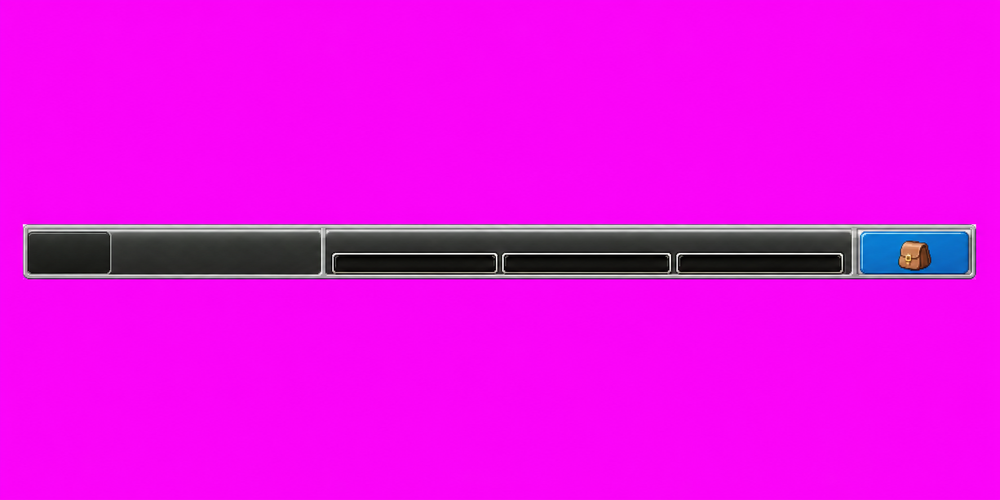
#> input picture Assets/ClassicHUD/imagegen/classic-hud-empty-frame-chroma-v3.png, 1000 x 500 px, shrunk from 1774 x 887 before the run
$ python normalize_centered_ui_asset.py --input ../Assets/ClassicHUD/imagegen/classic-hud-empty-frame-chroma-v3.png --out out.png --aspect-width 1.0 --aspect-height 1.0
#> lines starting #> are read from the running program, lines starting #| are printed output that depends on the picture; after the words box and inside, x2 and y2 are one past the last pixel; in counts of white or black regions, pixels touching at a corner belong together
from __future__ import annotations

import argparse
from pathlib import Path

from PIL import Image


def parse_args():
    parser = argparse.ArgumentParser(
        description="Center a transparent UI asset on a padded canvas and validate expected symmetry."
    )
    parser.add_argument("--input", required=True)
    parser.add_argument("--out", required=True)
    parser.add_argument("--aspect-width", type=float, required=True)
    parser.add_argument("--aspect-height", type=float, required=True)
    parser.add_argument("--padding", type=int, default=32)
    parser.add_argument("--alpha-threshold", type=int, default=32)
    parser.add_argument(
        "--chroma-green",
        action="store_true",
        help="Convert a generated green-screen background to transparency before normalization.",
    )
    parser.add_argument("--max-alpha-mirror-delta", type=float, default=None)
    return parser.parse_args()


def chroma_green_to_alpha(image: Image.Image) -> Image.Image:
    result = image.copy()
    pixels = result.load()
    for y in range(result.height):
        for x in range(result.width):
            red, green, blue, alpha = pixels[x, y]
            dominance = green - max(red, blue)
            if green >= 80 and dominance >= 20:
                key = min(1.0, (dominance - 20) / 55)
                alpha = round(alpha * (1.0 - key))
                green = min(green, max(red, blue))
                pixels[x, y] = (red, green, blue, alpha)
    return result


def alpha_mirror_delta(image: Image.Image, threshold: int) -> float:
    alpha = image.getchannel("A")
    width, height = alpha.size
    pixels = alpha.load()
    mismatch = 0
    coverage = 0
    for x in range(width):
        mirror_x = width - 1 - x
        for y in range(height):
            left = pixels[x, y] > threshold
            right = pixels[mirror_x, y] > threshold
            mismatch += 1 if left != right else 0
            coverage += int(left) + int(right)
    return mismatch / max(1, coverage)


def main():
    args = parse_args()
    source = Image.open(args.input).convert("RGBA")
    if args.chroma_green:
        source = chroma_green_to_alpha(source)
    alpha = source.getchannel("A")
#> alpha: PIL image 1000x500 L; every value is 255
    bbox = alpha.point(lambda value: 255 if value > args.alpha_threshold else 0).getbbox()
#> bbox = (0, 0, 1000, 500)
    if bbox is None:
        raise SystemExit(f"Asset is fully transparent: {args.input}")

    subject = source.crop(bbox)
    min_width = subject.width + (args.padding * 2)
#> min_width = 1064
    min_height = subject.height + (args.padding * 2)
#> min_height = 564
    aspect = args.aspect_width / args.aspect_height
    canvas_width = max(min_width, round(min_height * aspect))
#> canvas_width = 1064
    canvas_height = max(min_height, round(canvas_width / aspect))
#> canvas_height = 1064
    if canvas_width / canvas_height < aspect:
        canvas_width = round(canvas_height * aspect)

    canvas = Image.new("RGBA", (canvas_width, canvas_height), (0, 0, 0, 0))
#> canvas: PIL image 1064x1064 RGBA; every value is 0
    offset = ((canvas_width - subject.width) // 2, (canvas_height - subject.height) // 2)
#> offset = (32, 282)
    canvas.alpha_composite(subject, offset)
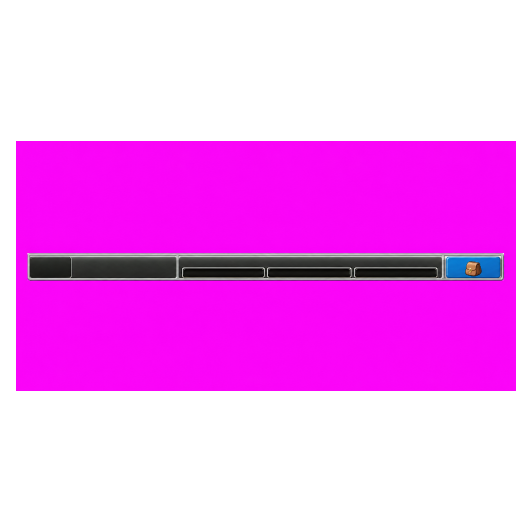
#> canvas: PIL image 1064x1064 RGBA (shown at 1/2 size); mean R, G, B, A 102.5, 5.7, 102, 112.6; transparent parts drawn white

    normalized_bbox = canvas.getchannel("A").point(
        lambda value: 255 if value > args.alpha_threshold else 0
    ).getbbox()
#> normalized_bbox = (32, 282, 1032, 782)
    center_error = (
        abs(((normalized_bbox[0] + normalized_bbox[2]) * 0.5) - (canvas_width * 0.5)),
        abs(((normalized_bbox[1] + normalized_bbox[3]) * 0.5) - (canvas_height * 0.5)),
    )
#> center_error = (0, 0)
    if max(center_error) > 0.5:
        raise SystemExit(f"Normalized alpha bounds are not centered: error={center_error}")

    mirror_delta = alpha_mirror_delta(canvas, args.alpha_threshold)
#> in alpha_mirror_delta, `alpha = image.getchannel("A")`:
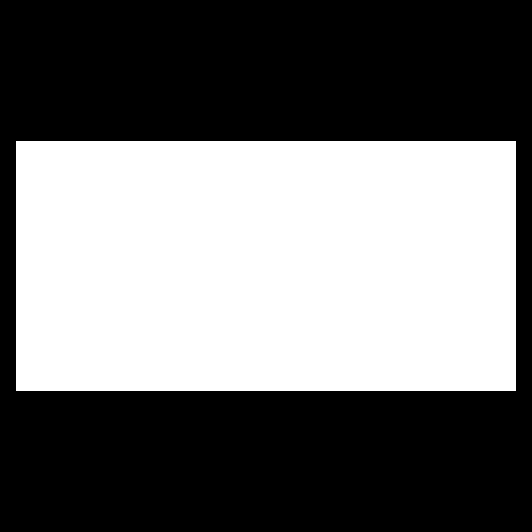
#> alpha: PIL image 1064x1064 L (shown at 1/2 size); 44.2% white; 1 white region, box (x1, y1, x2, y2) and area: (32, 282, 1032, 782) 500000
#> after the loop in alpha_mirror_delta, `for x in range(width):`: coverage = 1000000; mismatch = 0
#> mirror_delta = 0
    if args.max_alpha_mirror_delta is not None and mirror_delta > args.max_alpha_mirror_delta:
        raise SystemExit(
            f"Expected symmetric asset is visually asymmetric: delta={mirror_delta:.4f}, "
            f"max={args.max_alpha_mirror_delta:.4f}"
        )

    output = Path(args.out)
    output.parent.mkdir(parents=True, exist_ok=True)
    canvas.save(output)
    margins = (
        normalized_bbox[0],
        normalized_bbox[1],
        canvas_width - normalized_bbox[2],
        canvas_height - normalized_bbox[3],
    )
#> margins = (32, 282, 32, 282)
    print(
        f"Wrote {output} size={canvas.size} margins={margins} "
        f"centerError={center_error} alphaMirrorDelta={mirror_delta:.4f}"
    )
#| Wrote out.png size=(1064, 1064) margins=(32, 282, 32, 282) centerError=(0.0, 0.0) alphaMirrorDelta=0.0000


if __name__ == "__main__":
    main()
